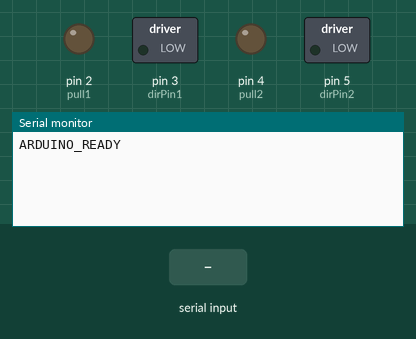
Simulated run of this sketch. Board: Arduino Uno, built with avr-gcc and run on an emulated ATmega328P. On the bench: switched loads named in the sketch (green lamp = pin HIGH), output pins drawn as LEDs (lit = HIGH), the last lines printed to the serial monitor. The inputs (shaded band) are chosen by the test bench.

Above: at 1.2 s.
1.3 s: "90,45\n" received over Serial
At 2.5 s:
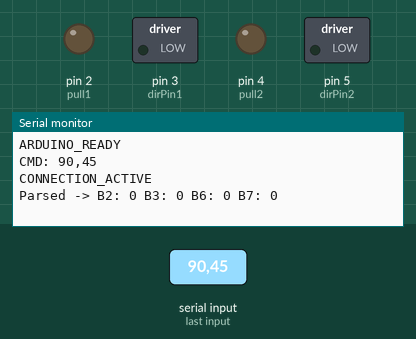
2.8 s: "1\n" received over Serial
At 4.1 s:
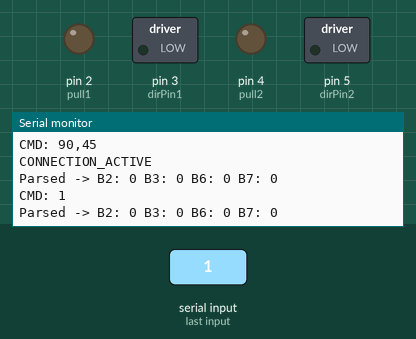

Measured:
- after the input at 1.3 s, the serial monitor: prints a new line at once (image 1)
- after the input at 2.8 s, the serial monitor: prints a new line at once (image 2)

The sketch:

only_stepper_joystick.ino
```cpp
const int pull1 = 2;
const int dirPin1 = 3;

const int pull2 = 4;
const int dirPin2 = 5;

unsigned long lastCmdTime = 0;
const unsigned long TIMEOUT = 2000;
bool connectionEstablished = false;
int currentDegree1 = 0;
int currentDegree2 = 0;
const int stepsPerRevolution = 100;
const int degreePerStep = 360 / stepsPerRevolution;

void setup() {
  Serial.begin(9600);
  Serial.setTimeout(10);

  pinMode(pull1, OUTPUT);
  pinMode(dirPin1, OUTPUT);
  pinMode(pull2, OUTPUT);
  pinMode(dirPin2, OUTPUT);

  Serial.println("ARDUINO_READY");
}

void loop() {
  handleSerial();
  checkTimeout();
}

void handleSerial() {
  if (Serial.available()) {
    String cmd = Serial.readStringUntil('\n');
    cmd.trim();
    lastCmdTime = millis();

    if (cmd == "HELLO") {
      Serial.println("ARDUINO_READY");
      return;
    }

    Serial.print("CMD: ");
    Serial.println(cmd);

    if (!connectionEstablished) {
      connectionEstablished = true;
      Serial.println("CONNECTION_ACTIVE");
    }

    processCommand(cmd);
  }
}

void moveDualMotors(bool clockwise1, bool clockwise2, int steps = stepsPerRevolution) {
  digitalWrite(dirPin1, clockwise1);
  digitalWrite(dirPin2, clockwise2);

  float degreesRotated1 = 0;
  float degreesRotated2 = 0;

  for (int i = 0; i < steps; i++) {
    digitalWrite(pull1, HIGH);
    digitalWrite(pull2, HIGH);
    delayMicroseconds(800);
    digitalWrite(pull1, LOW);
    digitalWrite(pull2, LOW);
    delayMicroseconds(800);

    currentDegree1 += clockwise1 ? degreePerStep : -degreePerStep;
    currentDegree2 += clockwise2 ? degreePerStep : -degreePerStep;
    currentDegree1 = (currentDegree1 + 360) % 360;
    currentDegree2 = (currentDegree2 + 360) % 360;

    degreesRotated1 += degreePerStep;
    degreesRotated2 += degreePerStep;

    if (degreesRotated1 >= 1.0 || degreesRotated2 >= 1.0) {
      delay(10);
      degreesRotated1 = 0;
      degreesRotated2 = 0;
    }
  }
}

void processCommand(String cmd) {
  int b2 = getValue(cmd, "C", ',');
  int b3 = getValue(cmd, "B3", ',');
  int b6 = getValue(cmd, "B6", ',');
  int b7 = getValue(cmd, "B7", ',');

  Serial.print("Parsed -> B2: "); Serial.print(b2);
  Serial.print(" B3: "); Serial.print(b3);
  Serial.print(" B6: "); Serial.print(b6);
  Serial.print(" B7: "); Serial.println(b7);

  if (b2 == 1) {
    moveDualMotors(true, false);
    Serial.println("front");
  } else if (b3 == 1) {
    moveDualMotors(false, true);
    Serial.println("back");
  } else if (b6 == 1) {
    moveDualMotors(true, true);
    Serial.println("RL");
  } else if (b7 == 1) {
    moveDualMotors(false, false);
    Serial.println("RR");
  } else {
    stop_all();
  }
}

void checkTimeout() {
  if (millis() - lastCmdTime > TIMEOUT) {
    if (connectionEstablished) {
      Serial.println("CONNECTION_LOST");
      connectionEstablished = false;
      stop_all();
    }
  }
}

void stop_all() {
  digitalWrite(pull1, LOW);
  digitalWrite(pull2, LOW);
}

int getValue(String data, String prefix, char terminator) {
  int prefixIndex = data.indexOf(prefix);
  if (prefixIndex == -1) return 0;

  int terminatorIndex = data.indexOf(terminator, prefixIndex);
  if (terminatorIndex == -1) terminatorIndex = data.length();

  return data.substring(prefixIndex + prefix.length(), terminatorIndex).toInt();
}
```
